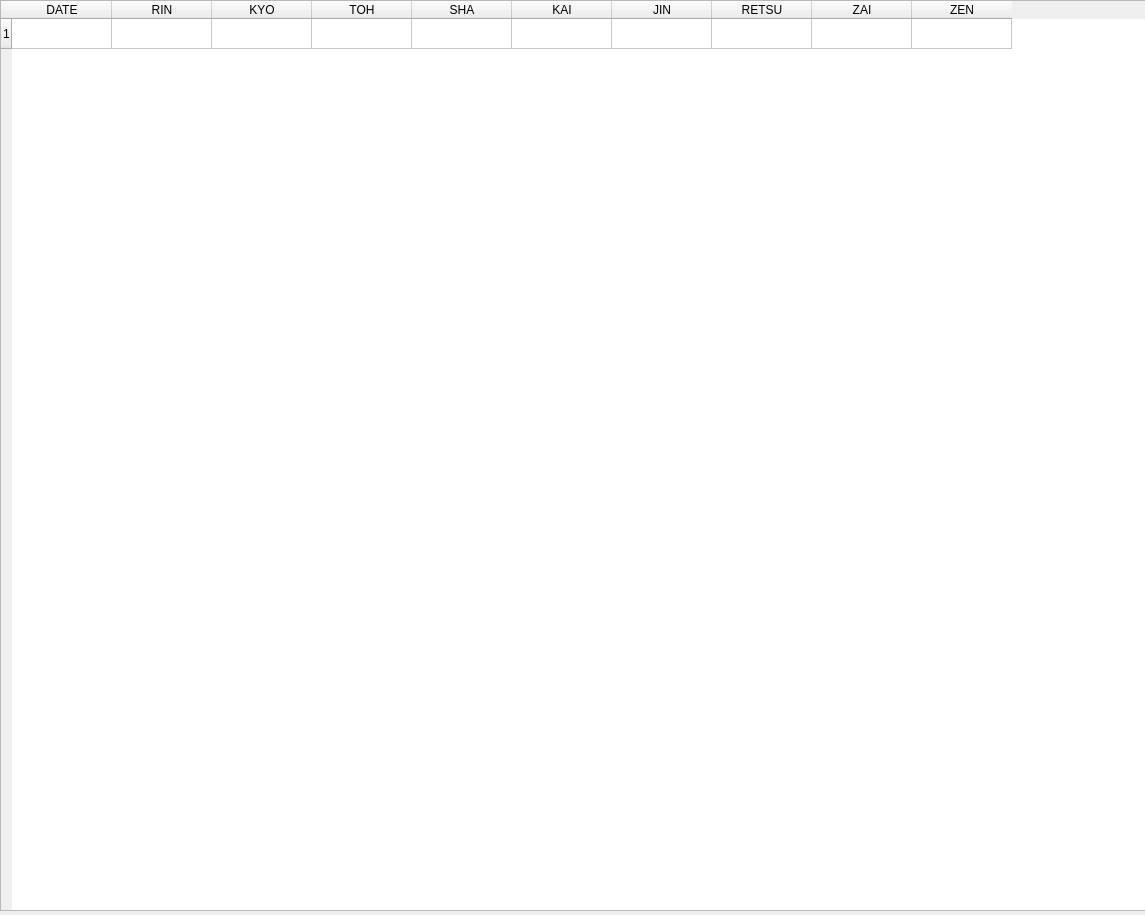
<?xml version="1.0" encoding="UTF-8"?>
<ui version="4.0">
 <class>Dialog</class>
 <widget class="QDialog" name="Dialog">
  <property name="geometry">
   <rect>
    <x>0</x>
    <y>0</y>
    <width>1145</width>
    <height>915</height>
   </rect>
  </property>
  <property name="windowTitle">
   <string>Dialog</string>
  </property>
  <widget class="QTableWidget" name="tableWidget">
   <property name="geometry">
    <rect>
     <x>0</x>
     <y>0</y>
     <width>1151</width>
     <height>911</height>
    </rect>
   </property>
   <row>
    <property name="text">
     <string>1</string>
    </property>
   </row>
   <column>
    <property name="text">
     <string>DATE</string>
    </property>
   </column>
   <column>
    <property name="text">
     <string>RIN</string>
    </property>
   </column>
   <column>
    <property name="text">
     <string>KYO</string>
    </property>
   </column>
   <column>
    <property name="text">
     <string>TOH</string>
    </property>
   </column>
   <column>
    <property name="text">
     <string>SHA</string>
    </property>
   </column>
   <column>
    <property name="text">
     <string>KAI</string>
    </property>
   </column>
   <column>
    <property name="text">
     <string>JIN</string>
    </property>
   </column>
   <column>
    <property name="text">
     <string>RETSU</string>
    </property>
   </column>
   <column>
    <property name="text">
     <string>ZAI</string>
    </property>
   </column>
   <column>
    <property name="text">
     <string>ZEN</string>
    </property>
   </column>
  </widget>
 </widget>
 <resources/>
 <connections/>
</ui>
